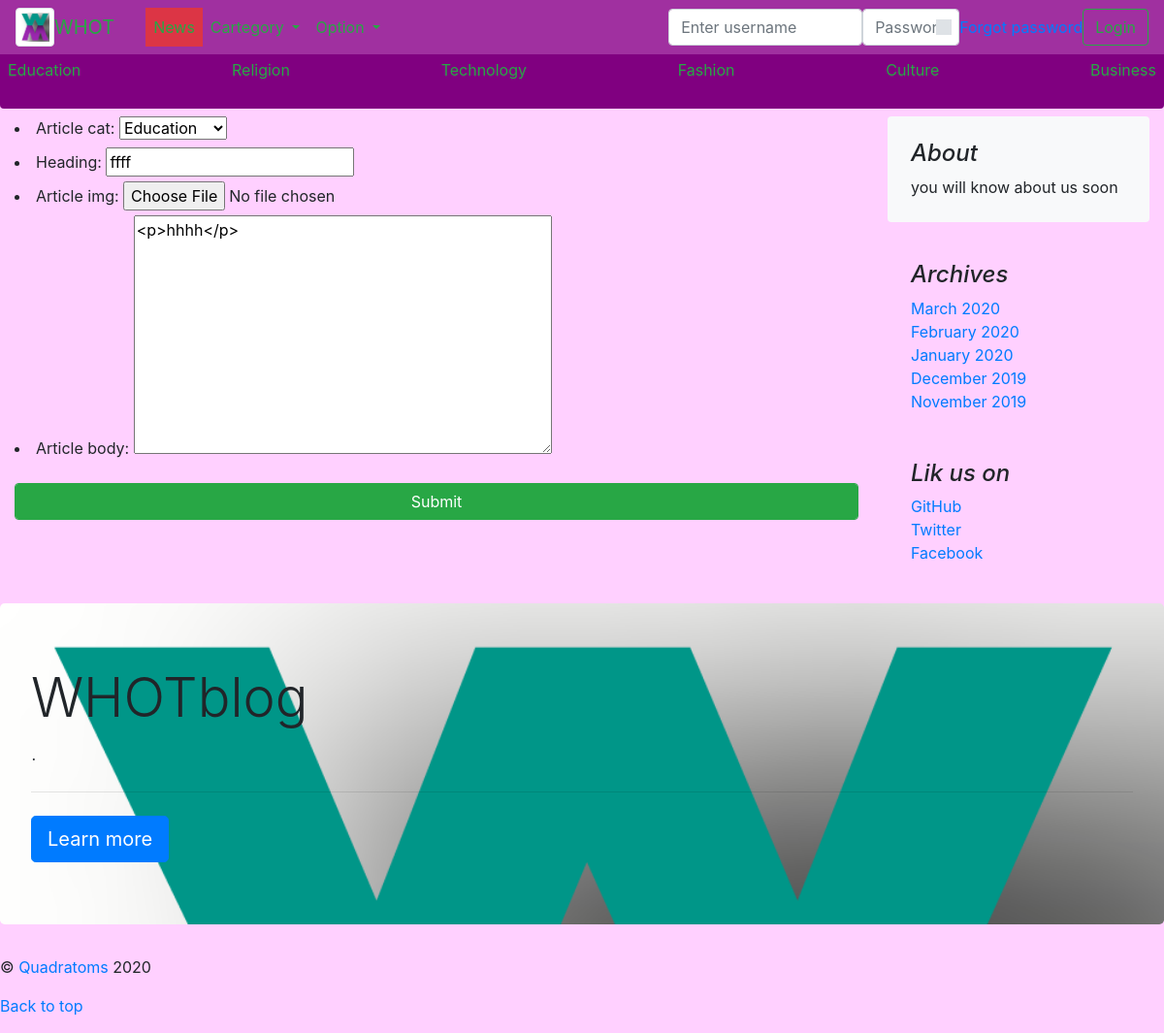
Screenshot of /whot/edit-article1/ with the database file from the repository.
### newblog/models.py (models this page shows)
class Article(models.Model):
	article_cat=models.ForeignKey(cartegory,on_delete=models.PROTECT)
	author=models.ForeignKey("auth.User",null= True, blank= True, on_delete=models.SET_NULL)# shoulldbechanged
	heading = models.CharField(max_length=300)
	date=models.DateTimeField(auto_now_add=True)
	article_img=models.ImageField(upload_to= 'article_image', blank=True)
	article_body=RichTextField(blank=True, null=True)
	view=models.IntegerField(default=0)
	def __str__(self):
		return self.heading

### newblog/views.py (the view)
# urls.py: path('edit-article<slug:id>/', views.create_or_edit_post, name='create_or_edit_post'),
def create_or_edit_post (request, id =None ):
	r=p(request)
	post = Article.objects.get(id=id) if id else None
	form = ArticleForm(request. POST, instance=post)
	print(post)
	if request.method == "POST" :
		if form. is_valid ():
			a=form.save()
			a.author=request.user
			a.save()
			return redirect('/whot')
	else:
		form = ArticleForm (instance = post)
	return render(request, "t/edit_article.html", {'form':form})

### newblog/forms.py
class ArticleForm (forms. ModelForm ):
	class Meta :
		model = Article
		fields = [ 'article_cat','heading','article_img','article_body' ]

### newblog/models.py (called while the page is built)
	def __str__(self):
		return self.cat

### newblog/views.py (called while the page is built)
def p(request):
	p=Profile.objects.all()
	p=list(p)
	r=sample(p, 3)
	return r

### news/templates/t/edit_article.html (shortened to what this page needs)
{% extends 't/base2.html' %}
{% block content %}
<form method="post">
<div class="form-group">
{{ form.as_ul }}
</div>
<p><button class="form-control btn btn-success" type="submit" name="btnprof">Submit</button></p>
</form >
{% endblock %}

### rows the page displays
Article: article_cat "Education", heading "ffff", article_body "<p>hhhh</p>"
